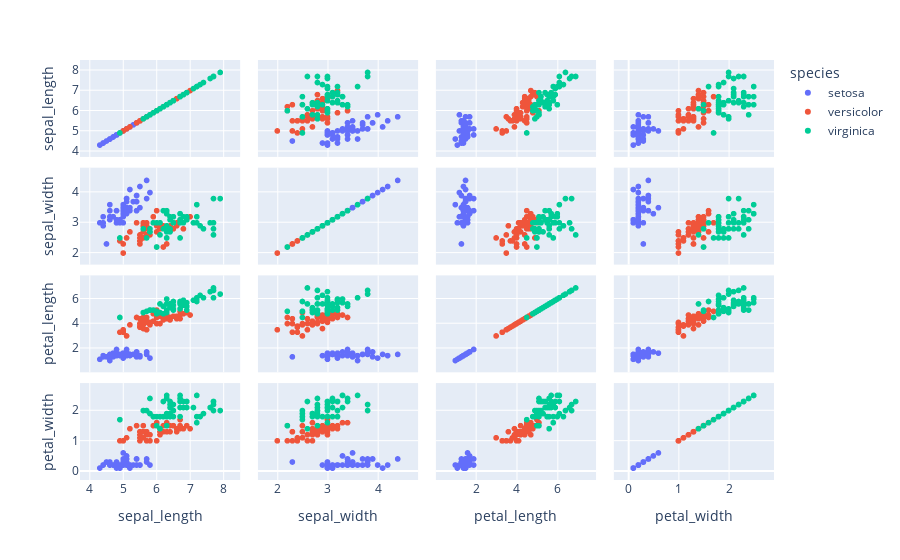

Notebook code cell kept with this figure:
### Code cell
import plotly.express as px

iris = px.data.iris()

fig = px.scatter_matrix(iris, dimensions=['sepal_length', 'sepal_width', 'petal_length', 'petal_width'],
                        color='species')
fig.show()

### Figure 1 — Plotly figure (JSON) as saved in the notebook; plotly's stock layout.template omitted (floating-point values rounded to 4 significant figures)
{"data": [{"dimensions": [{"axis": {"matches": true}, "label": "sepal_length", "values": [5.1, 4.9, 4.7, 4.6, 5, 5.4, 4.6, 5, 4.4, 4.9, 5.4, 4.8, 4.8, 4.3, 5.8, 5.7, 5.4, 5.1, 5.7, 5.1, 5.4, 5.1, 4.6, 5.1, 4.8, 5, 5, 5.2, 5.2, 4.7, 4.8, 5.4, 5.2, 5.5, 4.9, 5, 5.5, 4.9, 4.4, 5.1, 5, 4.5, 4.4, 5, 5.1, 4.8, 5.1, 4.6, 5.3, 5]}, {"axis": {"matches": true}, "label": "sepal_width", "values": [3.5, 3, 3.2, 3.1, 3.6, 3.9, 3.4, 3.4, 2.9, 3.1, 3.7, 3.4, 3, 3, 4, 4.4, 3.9, 3.5, 3.8, 3.8, 3.4, 3.7, 3.6, 3.3, 3.4, 3, 3.4, 3.5, 3.4, 3.2, 3.1, 3.4, 4.1, 4.2, 3.1, 3.2, 3.5, 3.1, 3, 3.4, 3.5, 2.3, 3.2, 3.5, 3.8, 3, 3.8, 3.2, 3.7, 3.3]}, {"axis": {"matches": true}, "label": "petal_length", "values": [1.4, 1.4, 1.3, 1.5, 1.4, 1.7, 1.4, 1.5, 1.4, 1.5, 1.5, 1.6, 1.4, 1.1, 1.2, 1.5, 1.3, 1.4, 1.7, 1.5, 1.7, 1.5, 1, 1.7, 1.9, 1.6, 1.6, 1.5, 1.4, 1.6, 1.6, 1.5, 1.5, 1.4, 1.5, 1.2, 1.3, 1.5, 1.3, 1.5, 1.3, 1.3, 1.3, 1.6, 1.9, 1.4, 1.6, 1.4, 1.5, 1.4]}, {"axis": {"matches": true}, "label": "petal_width", "values": [0.2, 0.2, 0.2, 0.2, 0.2, 0.4, 0.3, 0.2, 0.2, 0.1, 0.2, 0.2, 0.1, 0.1, 0.2, 0.4, 0.4, 0.3, 0.3, 0.3, 0.2, 0.4, 0.2, 0.5, 0.2, 0.2, 0.4, 0.2, 0.2, 0.2, 0.2, 0.4, 0.1, 0.2, 0.1, 0.2, 0.2, 0.1, 0.2, 0.2, 0.3, 0.3, 0.2, 0.6, 0.4, 0.3, 0.2, 0.2, 0.2, 0.2]}], "hovertemplate": "species=setosa<br>%{xaxis.title.text}=%{x}<br>%{yaxis.title.text}=%{y}<extra></extra>", "legendgroup": "setosa", "marker": {"color": "#636efa", "symbol": "circle"}, "name": "setosa", "showlegend": true, "type": "splom"}, {"dimensions": [{"axis": {"matches": true}, "label": "sepal_length", "values": [7, 6.4, 6.9, 5.5, 6.5, 5.7, 6.3, 4.9, 6.6, 5.2, 5, 5.9, 6, 6.1, 5.6, 6.7, 5.6, 5.8, 6.2, 5.6, 5.9, 6.1, 6.3, 6.1, 6.4, 6.6, 6.8, 6.7, 6, 5.7, 5.5, 5.5, 5.8, 6, 5.4, 6, 6.7, 6.3, 5.6, 5.5, 5.5, 6.1, 5.8, 5, 5.6, 5.7, 5.7, 6.2, 5.1, 5.7]}, {"axis": {"matches": true}, "label": "sepal_width", "values": [3.2, 3.2, 3.1, 2.3, 2.8, 2.8, 3.3, 2.4, 2.9, 2.7, 2, 3, 2.2, 2.9, 2.9, 3.1, 3, 2.7, 2.2, 2.5, 3.2, 2.8, 2.5, 2.8, 2.9, 3, 2.8, 3, 2.9, 2.6, 2.4, 2.4, 2.7, 2.7, 3, 3.4, 3.1, 2.3, 3, 2.5, 2.6, 3, 2.6, 2.3, 2.7, 3, 2.9, 2.9, 2.5, 2.8]}, {"axis": {"matches": true}, "label": "petal_length", "values": [4.7, 4.5, 4.9, 4, 4.6, 4.5, 4.7, 3.3, 4.6, 3.9, 3.5, 4.2, 4, 4.7, 3.6, 4.4, 4.5, 4.1, 4.5, 3.9, 4.8, 4, 4.9, 4.7, 4.3, 4.4, 4.8, 5, 4.5, 3.5, 3.8, 3.7, 3.9, 5.1, 4.5, 4.5, 4.7, 4.4, 4.1, 4, 4.4, 4.6, 4, 3.3, 4.2, 4.2, 4.2, 4.3, 3, 4.1]}, {"axis": {"matches": true}, "label": "petal_width", "values": [1.4, 1.5, 1.5, 1.3, 1.5, 1.3, 1.6, 1, 1.3, 1.4, 1, 1.5, 1, 1.4, 1.3, 1.4, 1.5, 1, 1.5, 1.1, 1.8, 1.3, 1.5, 1.2, 1.3, 1.4, 1.4, 1.7, 1.5, 1, 1.1, 1, 1.2, 1.6, 1.5, 1.6, 1.5, 1.3, 1.3, 1.3, 1.2, 1.4, 1.2, 1, 1.3, 1.2, 1.3, 1.3, 1.1, 1.3]}], "hovertemplate": "species=versicolor<br>%{xaxis.title.text}=%{x}<br>%{yaxis.title.text}=%{y}<extra></extra>", "legendgroup": "versicolor", "marker": {"color": "#EF553B", "symbol": "circle"}, "name": "versicolor", "showlegend": true, "type": "splom"}, {"dimensions": [{"axis": {"matches": true}, "label": "sepal_length", "values": [6.3, 5.8, 7.1, 6.3, 6.5, 7.6, 4.9, 7.3, 6.7, 7.2, 6.5, 6.4, 6.8, 5.7, 5.8, 6.4, 6.5, 7.7, 7.7, 6, 6.9, 5.6, 7.7, 6.3, 6.7, 7.2, 6.2, 6.1, 6.4, 7.2, 7.4, 7.9, 6.4, 6.3, 6.1, 7.7, 6.3, 6.4, 6, 6.9, 6.7, 6.9, 5.8, 6.8, 6.7, 6.7, 6.3, 6.5, 6.2, 5.9]}, {"axis": {"matches": true}, "label": "sepal_width", "values": [3.3, 2.7, 3, 2.9, 3, 3, 2.5, 2.9, 2.5, 3.6, 3.2, 2.7, 3, 2.5, 2.8, 3.2, 3, 3.8, 2.6, 2.2, 3.2, 2.8, 2.8, 2.7, 3.3, 3.2, 2.8, 3, 2.8, 3, 2.8, 3.8, 2.8, 2.8, 2.6, 3, 3.4, 3.1, 3, 3.1, 3.1, 3.1, 2.7, 3.2, 3.3, 3, 2.5, 3, 3.4, 3]}, {"axis": {"matches": true}, "label": "petal_length", "values": [6, 5.1, 5.9, 5.6, 5.8, 6.6, 4.5, 6.3, 5.8, 6.1, 5.1, 5.3, 5.5, 5, 5.1, 5.3, 5.5, 6.7, 6.9, 5, 5.7, 4.9, 6.7, 4.9, 5.7, 6, 4.8, 4.9, 5.6, 5.8, 6.1, 6.4, 5.6, 5.1, 5.6, 6.1, 5.6, 5.5, 4.8, 5.4, 5.6, 5.1, 5.1, 5.9, 5.7, 5.2, 5, 5.2, 5.4, 5.1]}, {"axis": {"matches": true}, "label": "petal_width", "values": [2.5, 1.9, 2.1, 1.8, 2.2, 2.1, 1.7, 1.8, 1.8, 2.5, 2, 1.9, 2.1, 2, 2.4, 2.3, 1.8, 2.2, 2.3, 1.5, 2.3, 2, 2, 1.8, 2.1, 1.8, 1.8, 1.8, 2.1, 1.6, 1.9, 2, 2.2, 1.5, 1.4, 2.3, 2.4, 1.8, 1.8, 2.1, 2.4, 2.3, 1.9, 2.3, 2.5, 2.3, 1.9, 2, 2.3, 1.8]}], "hovertemplate": "species=virginica<br>%{xaxis.title.text}=%{x}<br>%{yaxis.title.text}=%{y}<extra></extra>", "legendgroup": "virginica", "marker": {"color": "#00cc96", "symbol": "circle"}, "name": "virginica", "showlegend": true, "type": "splom"}], "layout": {"autosize": true, "dragmode": "zoom", "legend": {"title": {"text": "species"}, "tracegroupgap": 0}, "margin": {"t": 60}, "xaxis": {"autorange": false, "range": [3.707, 8.493], "type": "linear"}, "xaxis2": {"autorange": false, "range": [1.605, 4.795], "type": "linear"}, "xaxis3": {"autorange": false, "range": [0.02855, 7.871], "type": "linear"}, "xaxis4": {"autorange": false, "range": [-0.2952, 2.895], "type": "linear"}, "yaxis": {"autorange": false, "range": [3.707, 8.493], "type": "linear"}, "yaxis2": {"autorange": false, "range": [1.605, 4.795], "type": "linear"}, "yaxis3": {"autorange": false, "range": [0.02855, 7.871], "type": "linear"}, "yaxis4": {"autorange": false, "range": [-0.2952, 2.895], "type": "linear"}}}
